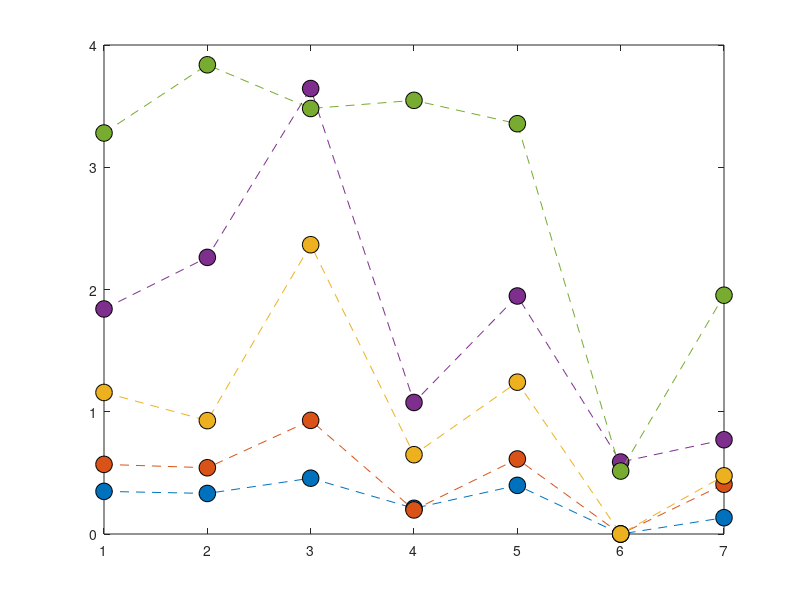

Here is the MATLAB script that generated this plot: (Note: this script raises an error after producing the figure.)
clear;
close all;
%AS3959 firebrand flux Forest FDI50

Firebrand_flux_BAL12p5 = [0.348787056	0.331705822	0.456464363	0.210223821	0.397912286	0	0.133534461];
Firebrand_flux_BAL19 = [0.569559777	0.541994584	0.929595387	0.196735532	0.613732397	0	0.406819296];
Firebrand_flux_BAL29 = [1.157742235	0.927438543	2.366329207	0.648840945	1.241954157	0	0.476005455];
Firebrand_flux_BAL40 = [1.840672227	2.262734086	3.643923805	1.075903229	1.946869988	0.588863303	0.771269743];
Firebrand_flux_BALFZ = [3.28007435	3.838203594	3.480584305	3.547299417	3.356252	0.514876522	1.953158425];


plot([Firebrand_flux_BAL12p5],'o--','MarkerSize',12,'MarkerEdgeColor','black','MarkerFaceColor',[0, 0.4470, 0.7410]);
hold on
plot([Firebrand_flux_BAL19],'o--','MarkerSize',12,'MarkerEdgeColor','black','MarkerFaceColor',[0.8500, 0.3250, 0.0980]);
plot([Firebrand_flux_BAL29],'o--','MarkerSize',12,'MarkerEdgeColor','black','MarkerFaceColor',[0.9290, 0.6940, 0.1250]);
plot([Firebrand_flux_BAL40],'o--','MarkerSize',12,'MarkerEdgeColor','black','MarkerFaceColor',[0.4940, 0.1840, 0.5560]);
plot([Firebrand_flux_BALFZ],'o--','MarkerSize',12,'MarkerEdgeColor','black','MarkerFaceColor',[0.4660, 0.6740, 0.1880]);



ax = gca;
ax.XTickLabels = {'House','Roof','Gutter','Door','Deck','Window','House back'};
grid on;


box on
xtickangle(45)
xlabel('Location','FontWeight','bold','FontSize',20,...
    'FontName','Calibri');
ylabel('Firebrand flux (pcs.m^{-2}.s^{-1})','FontWeight','bold','FontSize',20,...
    'FontName','Calibri');

set(gca,'fontsize',18);

legend('BAL 12.5','BAL 19','BAL 29','BAL 40','BAL FZ')